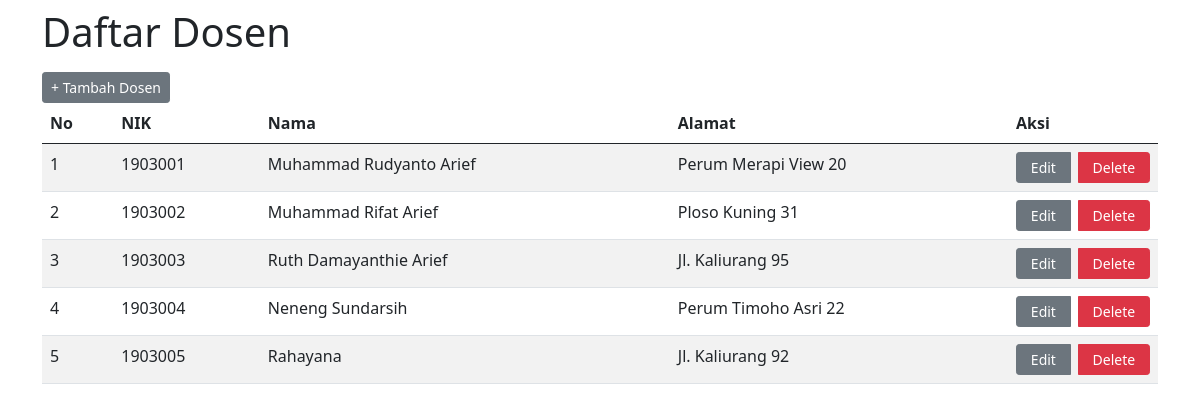
/daftar_dosen.php, run on an earlier commit of the app's database.
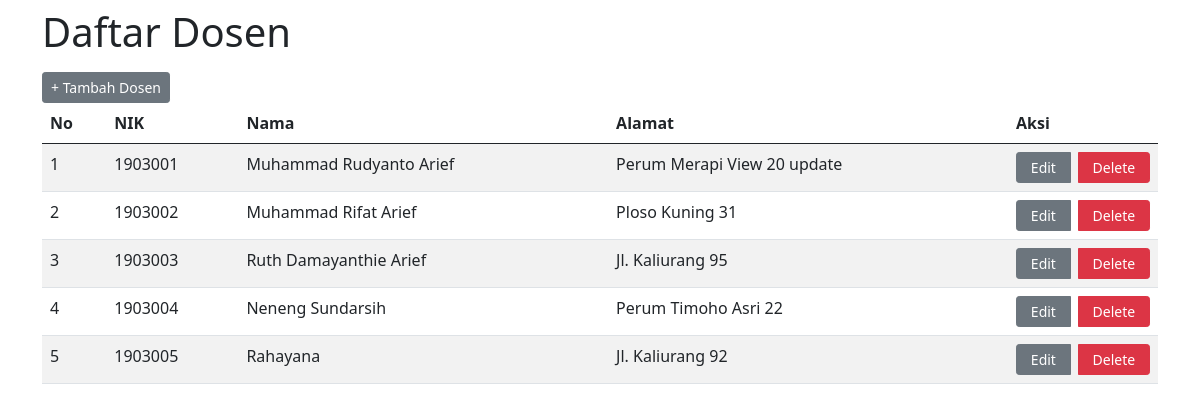
And on a later commit of the database.
### tables this page shows
CREATE TABLE `dosen` (
  `nik` char(15) NOT NULL COMMENT 'Nomor Induk Karyawan',
  `password` varchar(60) DEFAULT NULL,
  `nama_dosen` varchar(50) DEFAULT NULL COMMENT 'Nama Dosen',
  `alamat_dosen` varchar(100) DEFAULT NULL COMMENT 'Alamat Dosen'
);

### daftar_dosen.php (the view, shortened to what this page needs)
<?php
include_once './koneksi.php';
?>
<!doctype html>
<html lang="en">
  <head>
    <link href="https://cdn.jsdelivr.net/npm/bootstrap@5.0.2/dist/css/bootstrap.min.css" rel="stylesheet">
  </head>
  <body>
    <div class="container py-2">
      <h1 class="mb-3">Daftar Dosen</h1>
      <a href="tambah_dosen.php" class="btn btn-secondary btn-sm">+ Tambah Dosen</a>
      <table class="table table-striped">
        <thead>
          <tr>
            <th>No</th>
            <th>NIK</th>
            <th>Nama</th>
            <th>Alamat</th>
            <th>Aksi</th>
          </tr>
        </thead>
        <tbody>
          <?php
            $query = "SELECT nik, nama_dosen, alamat_dosen FROM dosen";
            $rows = mysqli_query($koneksi, $query);
            $i = 1;
            while ($row = mysqli_fetch_assoc($rows)) {
          ?>
            <tr>
              <td><?= $i ?></td>
              <td><?= $row['nik'] ?></td>
              <td><?= $row['nama_dosen'] ?></td>
              <td><?= $row['alamat_dosen'] ?></td>
              <td width="150">
                <div class="btn-group d-flex justify-content-around gap-2">
                  <a href="edit_dosen.php?nik=<?= $row['nik'] ?>" class="btn btn-secondary btn-sm">Edit</a>
                  <a href="hapus_dosen.php?nik=<?= $row['nik'] ?>" class="btn btn-danger btn-sm" onclick="return confirm('Apakah anda yakin menghapus data?')">Delete</a>
                </div>
              </td>
            </tr>
          <?php
            $i++;
            }
          ?>
        </tbody>
      </table>
    </div>
  </body>
</html>

What changed in the data, as far as the page shows it:
changed dosen "Muhammad Rudyanto Arief": alamat_dosen "Perum Merapi View 20" → "Perum Merapi View 20 update"
